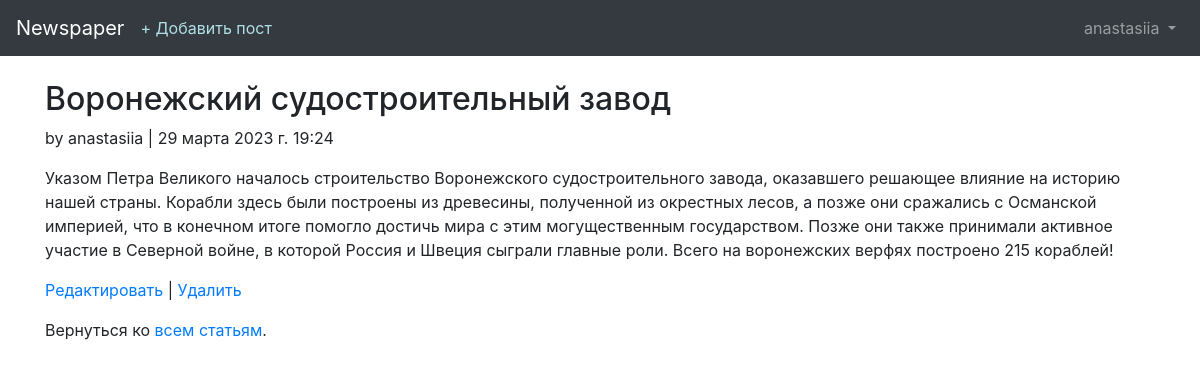
/articles/15/ (signed in), run on the app's committed database.
### users/models.py (models this page shows)
class CustomUser(AbstractUser):
    age = models.PositiveIntegerField(default=0)

### articles/models.py (models this page shows, shortened)
class Article(models.Model):
    title = models.CharField(max_length=255)
    body = models.TextField()
    date = models.DateTimeField(auto_now_add=True)
    author = models.ForeignKey(
        settings.AUTH_USER_MODEL,
        on_delete=models.CASCADE,
    )

### articles/views.py (the view)
# urls.py: path('<int:pk>/',views.ArticleDetailView.as_view(), name='article_detail'),
class ArticleDetailView(LoginRequiredMixin, DetailView):
    model = models.Article
    template_name = 'article_detail.html'
    login_url = 'login'

### templates/article_detail.html
{% extends 'base.html' %}
{% block content %}
    <div class="article-entry">
        <h2>{{ object.title }}</h2>
        <p>by {{ object.author }} | {{ object.date }}</p>
        <p>{{ object.body }}</p>
    </div>
    <p>
        <a href="{% url 'article_edit' article.pk %}">Редактировать</a> | <a href="{% url 'article_delete' article.pk %}">Удалить</a>
    </p>
    <p>Вернуться ко <a href="{% url 'article_list' %}">всем статьям</a>.</p>
{% endblock content %}

### templates/base.html (shortened to what this page needs)
<!doctype html>
<html lang="en">
    <head>
        <link rel="stylesheet" href="https://maxcdn.bootstrapcdn.com/bootstrap/4.0.0/css/bootstrap.min.css">
    </head>
    <body>
        <nav class="navbar navbar-expand-md navbar-dark bg-dark mb-4">
            <a class="navbar-brand" href="{% url 'home' %}">Newspaper</a>
            {% if user.is_authenticated %}
            <ul class="navbar-nav mr-auto">
                <li class="nav-item"><a style="color: #B0E0E6" href="{% url 'article_new' %}">+ Добавить пост</a></li>
            </ul>
            {% endif %}
            <div class="collapse navbar-collapse" id="navbarCollapse">
                {% if user.is_authenticated %}
                <ul class="navbar-nav ml-auto">
                    <li class="nav-item">
                        <a class="nav-link dropdown-toggle" href="#" id="userMenu" data-toggle="dropdown" aria-haspopup="true" aria-expanded="false">
                            {{ user.username }}
                        </a>
                    </li>
                </ul>
                {% endif %}
            </div>
        </nav>
        <div class="container">
            {% block content %}
            {% endblock %}
        </div>
    </body>
</html>

### data on the page
CustomUser: username "anastasiia"
Article: title "Воронежский судостроительный завод", author "anastasiia", date "29 марта 2023 г. 19:24", body "Указом Петра Великого началось строительство Воронежского судостроительного завода, оказавшего решающее влияние на историю нашей страны. Корабли здесь были построены из древесины, полученной из окрестных лесов, а позже они сражались с Османской империей, что в конечном итоге помогло достичь мира с этим могущественным государством. Позже они также принимали активное участие в Северной войне, в которой Россия и Швеция сыграли главные роли. Всего на воронежских верфях построено 215 кораблей!"
